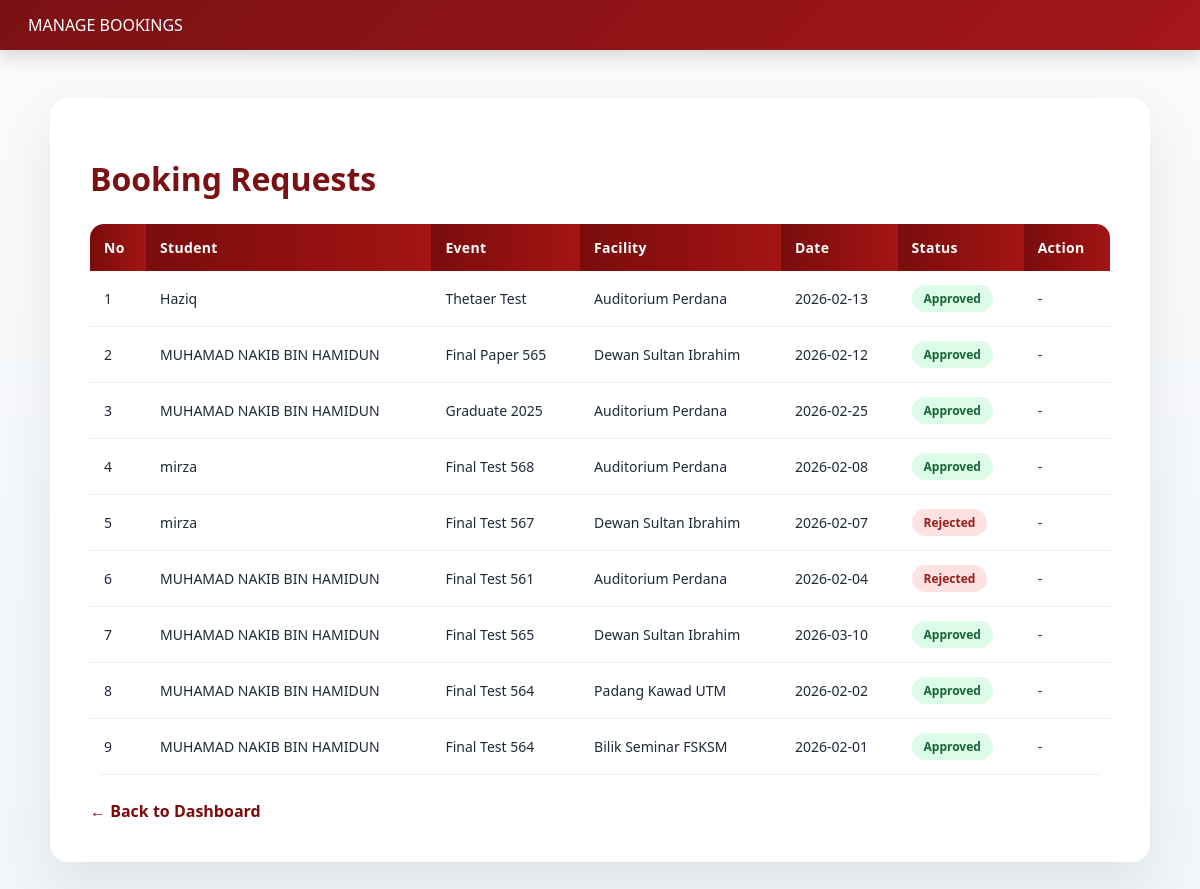
/manage_bookings.php (signed in), run on the app's committed database.
### tables this page shows
CREATE TABLE `bookings` (
  `booking_id` int NOT NULL,
  `user_id` int DEFAULT NULL,
  `event_id` int DEFAULT NULL,
  `facility_id` int DEFAULT NULL,
  `booking_date` date DEFAULT NULL,
  `status` enum('Pending','Forwarded','Approved','Rejected') DEFAULT 'Pending',
  `department_id` int DEFAULT NULL
);

CREATE TABLE `users` (
  `user_id` int NOT NULL,
  `name` varchar(100) DEFAULT NULL,
  `email` varchar(100) DEFAULT NULL,
  `password` varchar(255) DEFAULT NULL,
  `role` enum('admin','staff','student','system_admin') NOT NULL,
  `created_at` timestamp NULL DEFAULT CURRENT_TIMESTAMP,
  `department_id` int DEFAULT NULL
);

CREATE TABLE `events` (
  `event_id` int NOT NULL,
  `applicant_id` int DEFAULT NULL,
  `event_name` varchar(150) DEFAULT NULL,
  `event_type` varchar(100) DEFAULT NULL,
  `event_date` date DEFAULT NULL,
  `event_time` varchar(50) DEFAULT NULL,
  `target_audience` varchar(100) DEFAULT NULL,
  `expected_attendance` int DEFAULT NULL,
  `description` text,
  `status` enum('Pending','Forwarded','Approved','Rejected') NOT NULL DEFAULT 'Pending'
);

CREATE TABLE `facilities` (
  `facility_id` int NOT NULL,
  `facility_name` varchar(150) DEFAULT NULL,
  `location` varchar(100) DEFAULT NULL,
  `capacity` int DEFAULT NULL,
  `type` varchar(100) DEFAULT NULL,
  `department_id` int DEFAULT NULL
);

### manage_bookings.php (the view, shortened to what this page needs)
<?php
include '../db.php';
$sql = "
SELECT
    b.booking_id,
    b.booking_date,
    b.status,
    e.event_name,
    f.facility_name,
    u.name AS student_name
FROM bookings b
JOIN events e ON b.event_id = e.event_id
JOIN facilities f ON b.facility_id = f.facility_id
JOIN users u ON b.user_id = u.user_id
ORDER BY b.booking_id DESC
";
$result = $conn->query($sql);
?>
<!DOCTYPE html>
<html>
<head>
<link rel="stylesheet" href="../css/style.css">
</head>
<body>
<div class="utm-header">MANAGE BOOKINGS</div>
<div class="table-container">
<h2>Booking Requests</h2>
<table class="custom-table">
<tr>
<th>No</th>
<th>Student</th>
<th>Event</th>
<th>Facility</th>
<th>Date</th>
<th>Status</th>
<th>Action</th>
</tr>
<?php
$no = 1;
if ($result->num_rows > 0) {
    while($row = $result->fetch_assoc()) {
        $statusClass = strtolower($row['status']);
?>
<tr>
<td><?= $no++ ?></td>
<td><?= htmlspecialchars($row['student_name']) ?></td>
<td><?= htmlspecialchars($row['event_name']) ?></td>
<td><?= htmlspecialchars($row['facility_name']) ?></td>
<td><?= htmlspecialchars($row['booking_date']) ?></td>
<td><span class="status <?= $statusClass ?>"><?= $row['status'] ?></span></td>
<td>
<?php if($row['status'] == 'Pending'){ ?>
<a class="btn-small approve" href="update_booking_status.php?id=<?= $row['booking_id'] ?>&status=Approved">Approve</a>
<a class="btn-small reject" href="update_booking_status.php?id=<?= $row['booking_id'] ?>&status=Rejected">Reject</a>
<?php } else { echo "-"; } ?>
</td>
</tr>
<?php
    }
} else {
    echo "<tr><td colspan='7' style='text-align:center;'>No booking found</td></tr>";
}
?>
</table>
<a href="dashboard.php" class="back-link">← Back to Dashboard</a>
</div>
</body>
</html>

### style.css (style rules this page uses)
:root { --primary-color: #7b1113; --primary-dark: #5c0d0f; --bg-color: #f6f6f6; --text-main: #1f2937; --text-secondary: #6b7280; }
* { box-sizing: border-box; font-family: 'Segoe UI', system-ui, sans-serif; }
body { margin: 0; background: linear-gradient(180deg, #f9fafb, #f1f5f9); color: var(--text-main); }
.main-header, .utm-header { background: linear-gradient(135deg, #7b1113, #a4161a); color: white; padding: 14px 28px; display: flex; justify-content: space-between; align-items: center; box-shadow: 0 6px 18px rgba(0,0,0,0.15); position: sticky; top: 0; z-index: 1000; }
.table-container { max-width: 1100px; margin: 3rem auto; padding: 2rem 2.5rem 2.5rem; background: white; border-radius: 18px; box-shadow: 0 20px 50px rgba(0,0,0,0.08); animation: fadeUp 0.6s ease; }
.table-container h2 { margin-bottom: 1.5rem; font-size: 2rem; font-weight: 800; color: var(--primary-color); }
.custom-table { width: 100%; border-collapse: collapse; overflow: hidden; border-radius: 12px; }
.custom-table th { padding: 14px; text-align: left; font-size: 0.9rem; letter-spacing: .3px; }
.custom-table td { padding: 14px; border-bottom: 1px solid #f1f1f1; font-size: 0.95rem; }
.status { padding: 5px 12px; border-radius: 20px; font-size: 0.75rem; font-weight: 700; display: inline-block; }
.status.approved { background: #dcfce7; color: #166534; }
.status.rejected { background: #fee2e2; color: #991b1b; }
.back-link { display: inline-block; margin-top: 1.5rem; font-weight: 600; text-decoration: none; color: var(--primary-color); }
.back-link { display: inline-block; margin-top: 25px; color: #8b0000; font-weight: 600; text-decoration: none; }
.custom-table { width: 100%; border-collapse: collapse; overflow: hidden; border-radius: 14px; }
.custom-table th { background: linear-gradient(to right, #7a0c0c, #a41414); color: #fff; padding: 14px; text-align: left; font-size: 14px; }
.custom-table td { padding: 14px; font-size: 14px; border-bottom: 1px solid #eee; }
.back-link { display: inline-block; margin-top: 25px; color: #7a0c0c; font-weight: 600; text-decoration: none; }

### data on the page
bookings: user.name "Haziq", event.event_name "Thetaer Test", facility.facility_name "Auditorium Perdana", booking_date "2026-02-13", status "Approved"
bookings: user.name "MUHAMAD NAKIB BIN HAMIDUN", event.event_name "Final Paper 565", facility.facility_name "Dewan Sultan Ibrahim", booking_date "2026-02-12", status "Approved"
bookings: user.name "MUHAMAD NAKIB BIN HAMIDUN", event.event_name "Graduate 2025", facility.facility_name "Auditorium Perdana", booking_date "2026-02-25", status "Approved"
bookings: user.name "mirza", event.event_name "Final Test 568", facility.facility_name "Auditorium Perdana", booking_date "2026-02-08", status "Approved"
bookings: user.name "mirza", event.event_name "Final Test 567", facility.facility_name "Dewan Sultan Ibrahim", booking_date "2026-02-07", status "Rejected"
bookings: user.name "MUHAMAD NAKIB BIN HAMIDUN", event.event_name "Final Test 561", facility.facility_name "Auditorium Perdana", booking_date "2026-02-04", status "Rejected"
bookings: user.name "MUHAMAD NAKIB BIN HAMIDUN", event.event_name "Final Test 565", facility.facility_name "Dewan Sultan Ibrahim", booking_date "2026-03-10", status "Approved"
bookings: user.name "MUHAMAD NAKIB BIN HAMIDUN", event.event_name "Final Test 564", facility.facility_name "Padang Kawad UTM", booking_date "2026-02-02", status "Approved"
bookings: user.name "MUHAMAD NAKIB BIN HAMIDUN", event.event_name "Final Test 564", facility.facility_name "Bilik Seminar FSKSM", booking_date "2026-02-01", status "Approved"
